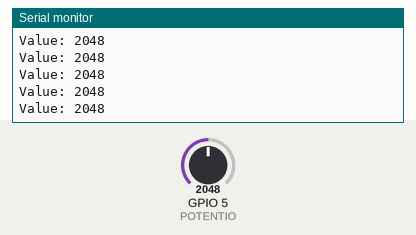
This sketch was run on a simulated ESP32-S3. On the bench: the last lines printed to the serial monitor. The inputs (shaded band) are chosen by the test bench; at power-on: GPIO 5 (POTENTIO) = 2048.

Above: at 1.2 s.
1.3 s: GPIO 5 (POTENTIO) set to 2866
At 1.56 s:
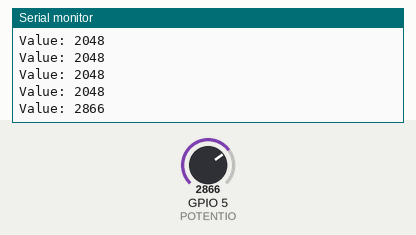
2.8 s: GPIO 5 (POTENTIO) set to 3603
At 2.96 s:
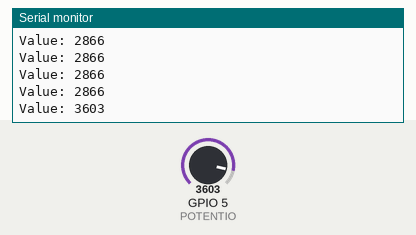
Timing chart, 0 to 5.8 s (numbered marks = the images above; inputs shaded):
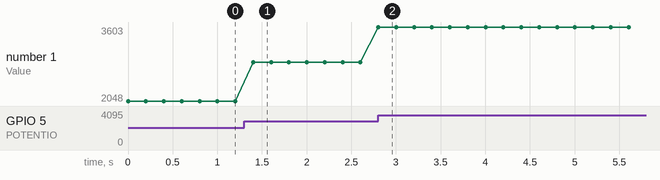

Measured:
- after the input at 1.3 s, the serial monitor: prints a new line after 0.10 s (image 1)
- after the input at 2.8 s, the serial monitor: prints a new line at once (image 2)
- plotted number 1: 2048 → 2866 after the input at 1.3 s, 2866 → 3603 after the input at 2.8 s

The sketch:

sketch.ino
```cpp
void POTENTIO(void *pvParameters) {
  while (1) {
    int value = analogRead(5);
    Serial.print("Value: ");
    Serial.println(value);
    vTaskDelay(200 / portTICK_PERIOD_MS);
  }
}

void setup() {
  // put your setup code here, to run once:
  Serial.begin(115200);
  // core 0
  xTaskCreatePinnedToCore(POTENTIO, "POTENTIO", 2048, NULL, 1, NULL, 0);
  // core 1
  // xTaskCreatePinnedToCore(POTENTIO, "POTENTIO", 2048, NULL, 1, NULL, 1);
}

void loop() {
  // put your main code here, to run repeatedly:
  delay(10); // this speeds up the simulation
}
```
